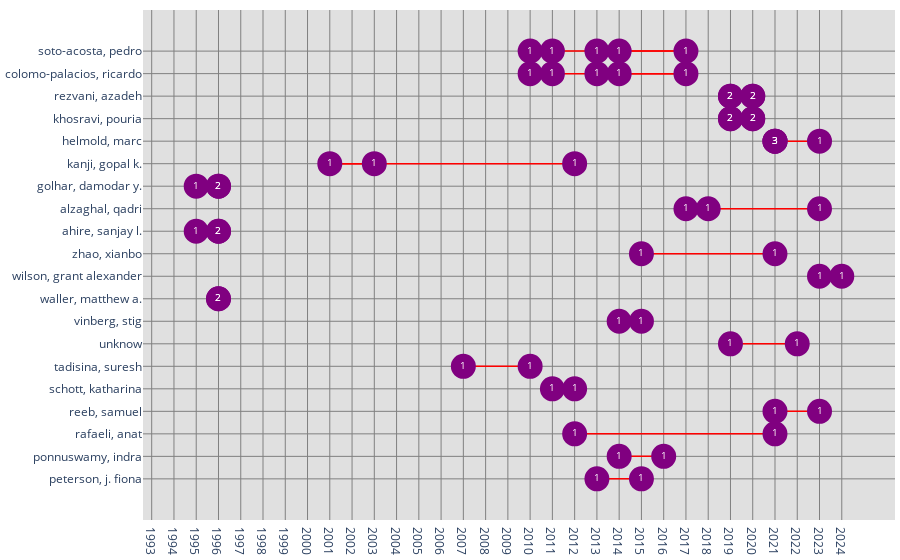

Here is the notebook cell this chart was saved with:
### Code cell
# Authors Productivity Plot (An interactive plot). It informs for each year the documents (IDs) published for each author
# Arguments: view = 'notebook', 'browser' ('notebook' -> To plot in your prefered Notebook App. 'browser' -> To plot in your prefered browser window);
#            topn = Total number entities
bibfile.authors_productivity(view = 'notebook', topn = 20)

### Figure 1 — Plotly figure (JSON) as saved in the notebook; plotly's stock layout.template omitted (floating-point values rounded to 4 significant figures)
{"data": [{"hoverinfo": "none", "line": {"color": "rgba(255, 0, 0, 1)", "dash": "solid", "width": 1.5}, "mode": "lines", "name": "", "textfont": {"color": "white", "size": 10}, "type": "scatter", "x": [21, 22, null, 22, 25, null, 25, 19, null, 19, 18, null, 21, 22, null, 22, 25, null, 25, 19, null, 19, 18, null, 27, 28, null, 28, 27, null, 27, 28, null, 27, 28, null, 28, 27, null, 27, 28, null, 31, 29, null, 29, 29, null, 29, 29, null, 20, 9, null, 9, 11, null, 3, 4, null, 4, 4, null, 31, 26, null, 26, 25, null, 3, 4, null, 4, 4, null, 29, 23, null, 31, 32, null, 4, 4, null, 23, 22, null, 30, 27, null, 18, 15, null, 20, 19, null, 31, 29, null, 29, 20, null, 24, 22, null, 21, 23, null], "y": [0, 0, null, 0, 0, null, 0, 0, null, 0, 0, null, 1, 1, null, 1, 1, null, 1, 1, null, 1, 1, null, 2, 2, null, 2, 2, null, 2, 2, null, 3, 3, null, 3, 3, null, 3, 3, null, 4, 4, null, 4, 4, null, 4, 4, null, 5, 5, null, 5, 5, null, 6, 6, null, 6, 6, null, 7, 7, null, 7, 7, null, 8, 8, null, 8, 8, null, 9, 9, null, 10, 10, null, 11, 11, null, 12, 12, null, 13, 13, null, 14, 14, null, 15, 15, null, 16, 16, null, 17, 17, null, 18, 18, null, 19, 19, null]}, {"hoverinfo": "text", "hovertext": ["id: 226 (soto-acosta, pedro, 2013)", "id: 239 (soto-acosta, pedro, 2014)", "id: 260 (soto-acosta, pedro, 2017)", "id: 305 (soto-acosta, pedro, 2011)", "id: 310 (soto-acosta, pedro, 2010)", "id: 226 (colomo-palacios, ricardo, 2013)", "id: 239 (colomo-palacios, ricardo, 2014)", "id: 260 (colomo-palacios, ricardo, 2017)", "id: 305 (colomo-palacios, ricardo, 2011)", "id: 310 (colomo-palacios, ricardo, 2010)", "id: 116 (rezvani, azadeh, 2019)<br>id: 139 (rezvani, azadeh, 2019)", "id: 132 (rezvani, azadeh, 2020)<br>id: 181 (rezvani, azadeh, 2020)", "id: 116 (rezvani, azadeh, 2019)<br>id: 139 (rezvani, azadeh, 2019)", "id: 132 (rezvani, azadeh, 2020)<br>id: 181 (rezvani, azadeh, 2020)", "id: 116 (khosravi, pouria, 2019)<br>id: 139 (khosravi, pouria, 2019)", "id: 132 (khosravi, pouria, 2020)<br>id: 181 (khosravi, pouria, 2020)", "id: 116 (khosravi, pouria, 2019)<br>id: 139 (khosravi, pouria, 2019)", "id: 132 (khosravi, pouria, 2020)<br>id: 181 (khosravi, pouria, 2020)", "id: 51 (helmold, marc, 2023)", "id: 119 (helmold, marc, 2021)<br>id: 176 (helmold, marc, 2021)<br>id: 190 (helmold, marc, 2021)", "id: 119 (helmold, marc, 2021)<br>id: 176 (helmold, marc, 2021)<br>id: 190 (helmold, marc, 2021)", "id: 119 (helmold, marc, 2021)<br>id: 176 (helmold, marc, 2021)<br>id: 190 (helmold, marc, 2021)", "id: 326 (kanji, gopal k., 2012)", "id: 397 (kanji, gopal k., 2001)", "id: 403 (kanji, gopal k., 2003)", "id: 405 (golhar, damodar y., 1995)", "id: 419 (golhar, damodar y., 1996)<br>id: 424 (golhar, damodar y., 1996)", "id: 419 (golhar, damodar y., 1996)<br>id: 424 (golhar, damodar y., 1996)", "id: 85 (alzaghal, qadri, 2023)", "id: 179 (alzaghal, qadri, 2018)", "id: 225 (alzaghal, qadri, 2017)", "id: 405 (ahire, sanjay l., 1995)", "id: 419 (ahire, sanjay l., 1996)<br>id: 424 (ahire, sanjay l., 1996)", "id: 419 (ahire, sanjay l., 1996)<br>id: 424 (ahire, sanjay l., 1996)", "id: 121 (zhao, xianbo, 2021)", "id: 219 (zhao, xianbo, 2015)", "id: 5 (wilson, grant alexander, 2023)", "id: 67 (wilson, grant alexander, 2024)", "id: 419 (waller, matthew a., 1996)<br>id: 424 (waller, matthew a., 1996)", "id: 419 (waller, matthew a., 1996)<br>id: 424 (waller, matthew a., 1996)", "id: 265 (vinberg, stig, 2015)", "id: 273 (vinberg, stig, 2014)", "id: 33 (unknow, 2022)", "id: 123 (unknow, 2019)", "id: 313 (tadisina, suresh, 2010)", "id: 375 (tadisina, suresh, 2007)", "id: 288 (schott, katharina, 2012)", "id: 347 (schott, katharina, 2011)", "id: 29 (reeb, samuel, 2023)", "id: 108 (reeb, samuel, 2021)", "id: 172 (rafaeli, anat, 2021)", "id: 220 (rafaeli, anat, 2012)", "id: 263 (ponnuswamy, indra, 2016)", "id: 272 (ponnuswamy, indra, 2014)", "id: 247 (peterson, j. fiona, 2013)", "id: 261 (peterson, j. fiona, 2015)"], "marker": {"color": "purple", "size": 25, "symbol": "circle-dot"}, "mode": "markers+text", "name": "", "opacity": 1, "text": ["1", "1", "1", "1", "1", "1", "1", "1", "1", "1", "2", "2", "2", "2", "2", "2", "2", "2", "1", "3", "3", "3", "1", "1", "1", "1", "2", "2", "1", "1", "1", "1", "2", "2", "1", "1", "1", "1", "2", "2", "1", "1", "1", "1", "1", "1", "1", "1", "1", "1", "1", "1", "1", "1", "1", "1"], "textfont": {"color": "white", "size": 10}, "type": "scatter", "x": [21, 22, 25, 19, 18, 21, 22, 25, 19, 18, 27, 28, 27, 28, 27, 28, 27, 28, 31, 29, 29, 29, 20, 9, 11, 3, 4, 4, 31, 26, 25, 3, 4, 4, 29, 23, 31, 32, 4, 4, 23, 22, 30, 27, 18, 15, 20, 19, 31, 29, 29, 20, 24, 22, 21, 23], "y": [0, 0, 0, 0, 0, 1, 1, 1, 1, 1, 2, 2, 2, 2, 3, 3, 3, 3, 4, 4, 4, 4, 5, 5, 5, 6, 6, 6, 7, 7, 7, 8, 8, 8, 9, 9, 10, 10, 11, 11, 12, 12, 13, 13, 14, 14, 15, 15, 16, 16, 17, 17, 18, 18, 19, 19]}], "layout": {"hovermode": "closest", "margin": {"b": 10, "l": 5, "r": 5, "t": 10}, "plot_bgcolor": "#e0e0e0", "showlegend": false, "xaxis": {"gridcolor": "grey", "showgrid": true, "showticklabels": true, "spikecolor": "blue", "spikedash": "solid", "spikethickness": 2, "tickmode": "array", "ticktext": [1992, 1993, 1994, 1995, 1996, 1997, 1998, 1999, 2000, 2001, 2002, 2003, 2004, 2005, 2006, 2007, 2008, 2009, 2010, 2011, 2012, 2013, 2014, 2015, 2016, 2017, 2018, 2019, 2020, 2021, 2022, 2023, 2024], "tickvals": [0, 1, 2, 3, 4, 5, 6, 7, 8, 9, 10, 11, 12, 13, 14, 15, 16, 17, 18, 19, 20, 21, 22, 23, 24, 25, 26, 27, 28, 29, 30, 31, 32], "zeroline": false}, "yaxis": {"autorange": "reversed", "gridcolor": "grey", "showgrid": true, "showticklabels": true, "spikecolor": "blue", "spikedash": "solid", "spikethickness": 2, "tickmode": "array", "ticktext": ["soto-acosta, pedro", "colomo-palacios, ricardo", "rezvani, azadeh", "khosravi, pouria", "helmold, marc", "kanji, gopal k.", "golhar, damodar y.", "alzaghal, qadri", "ahire, sanjay l.", "zhao, xianbo", "wilson, grant alexander", "waller, matthew a.", "vinberg, stig", "unknow", "tadisina, suresh", "schott, katharina", "reeb, samuel", "rafaeli, anat", "ponnuswamy, indra", "peterson, j. fiona"], "tickvals": [0, 1, 2, 3, 4, 5, 6, 7, 8, 9, 10, 11, 12, 13, 14, 15, 16, 17, 18, 19], "zeroline": false}}}
